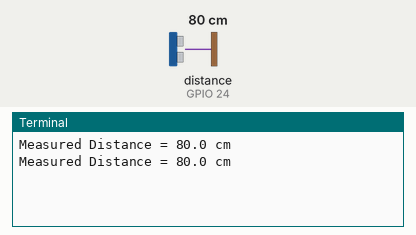
This program was run on a simulated Raspberry Pi (BCM pin numbers). Shown: the last lines printed to the terminal. The inputs (shaded band) are chosen by the test bench; at power-on: distance to the obstacle (sensor on GPIO 24) 80 cm. The echo pulse lasts 58.3 µs per cm; the clock reads 2024-03-15 10:24:30 at power-on unless the program sets it.

Above: at 1.2 s.
1.3 s: distance to the obstacle (sensor on GPIO 24) set to 2 cm
At 2.6 s:
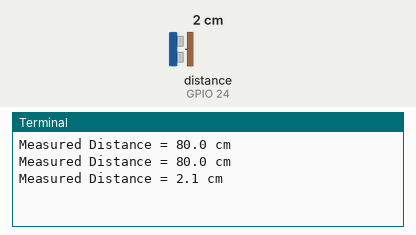
2.8 s: distance to the obstacle (sensor on GPIO 24) set to 4 cm
At 3.8 s:
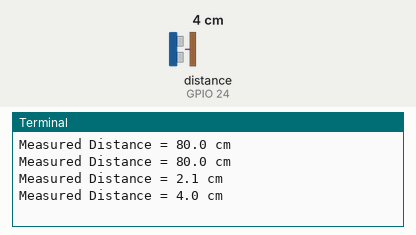
Timing chart, 0 to 5.8 s (numbered marks = the images above; inputs shaded):
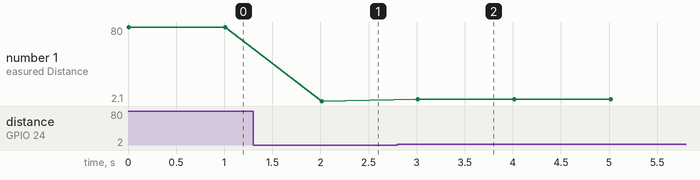

Measured:
- after the input at 1.3 s, the terminal: prints a new line after 0.71 s (image 1)
- after the input at 2.8 s, the terminal: prints a new line after 0.21 s (image 2)
- plotted number 1: 80 → 2.1 after the input at 1.3 s, 2.1 → 4 after the input at 2.8 s

The program:

ultra1.py
```python
#!/usr/bin/python

import RPi.GPIO as GPIO
import time
import numpy as np

GPIO.setmode(GPIO.BCM)

GPIO_TRIGGER = 18
GPIO_ECHO = 24

GPIO.setup(GPIO_TRIGGER, GPIO.OUT)
GPIO.setup(GPIO_ECHO, GPIO.IN)

def distance():
    GPIO.output(GPIO_TRIGGER, True)

    time.sleep(0.0001)
    GPIO.output(GPIO_TRIGGER, False)
    StartTime = time.time()
    StopTime = time.time()

    # save StartTime
    while GPIO.input(GPIO_ECHO) == 0:
        StartTime = time.time()

    # save time of arrival
    while GPIO.input(GPIO_ECHO) == 1:
        StopTime = time.time()

    # time difference between start and arrival
    TimeElapsed = StopTime - StartTime
    # multiply with the sonic speed (34300 cm/s)
    # and divide by 2, because there and back
    distance = (TimeElapsed * 34300) / 2

    return distance

if __name__ == '__main__':
    try:
        while True:
            dist = distance()
            print ("Measured Distance = %.1f cm" % dist)
            time.sleep(1)

        # Reset by pressing CTRL + C
    except KeyboardInterrupt:
        print("Measurement stopped by User")
        GPIO.cleanup()
```
